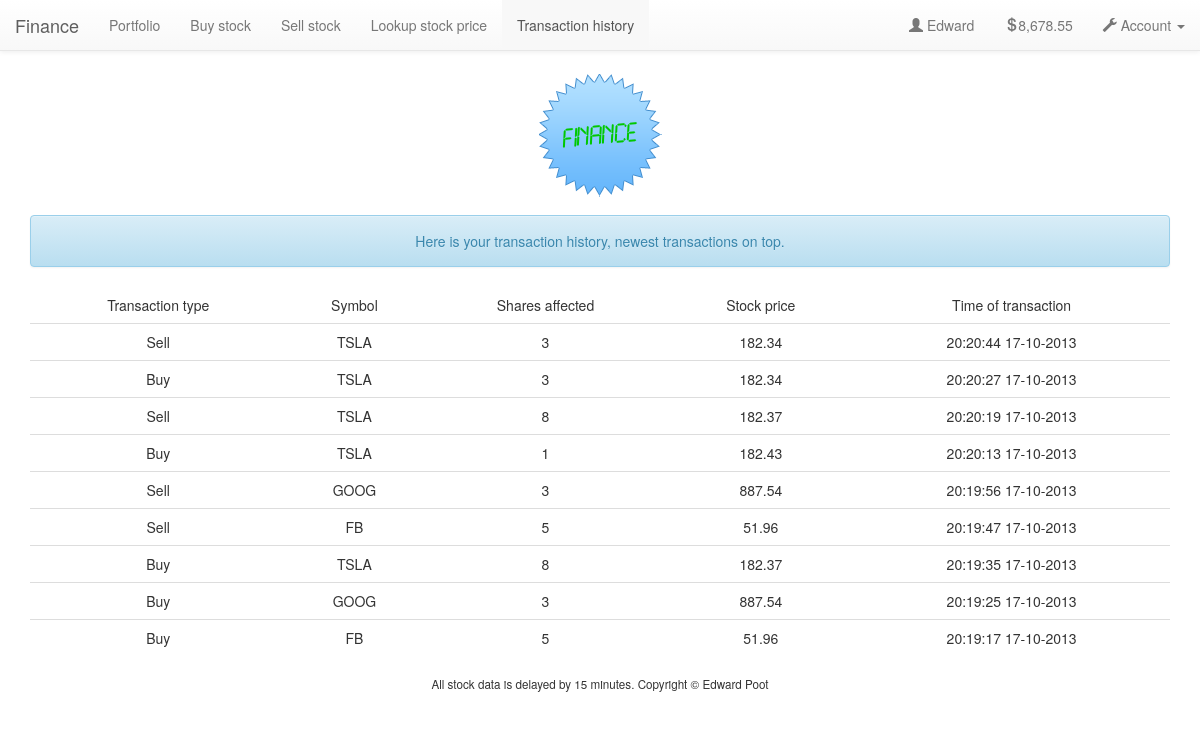
The page /history.php (signed in) on the database its author committed.
### tables this page shows
CREATE TABLE `users` (
  `id` int(10) unsigned NOT NULL AUTO_INCREMENT,
  `username` varchar(255) NOT NULL,
  `hash` varchar(255) NOT NULL,
  `cash` decimal(65,4) unsigned NOT NULL DEFAULT '0.0000',
  PRIMARY KEY (`id`),
  UNIQUE KEY `username` (`username`)
);

CREATE TABLE `transaction_log` (
  `id` int(10) unsigned NOT NULL AUTO_INCREMENT,
  `user_id` int(10) unsigned NOT NULL,
  `transaction_type` char(1) NOT NULL,
  `symbol` varchar(15) NOT NULL,
  `amount` int(10) NOT NULL,
  `price` decimal(65,4) unsigned NOT NULL,
  `datetime_stamp` datetime NOT NULL,
  PRIMARY KEY (`id`)
);

### templates/history_table.php (the view)
<div class="alert alert-info">
    Here is your transaction history, newest transactions on top.
</div>
<table class="table table-hover">
    <thead>
        <tr>
            <td>Transaction type</td>
            <td>Symbol</td>
            <td>Shares affected</td>
            <td>Stock price</td>
            <td>Time of transaction</td>
        </tr>
    </thead>
    <? foreach ($logs as $log): ?>
    <tr>
        <td><?= ($log["transaction_type"] == "B") ? "Buy" : "Sell" ?></td>
        <td><?= $log["symbol"] ?></td>
        <td><?= $log["amount"] ?></td>
        <td><?= number_format($log["price"], 2) ?></td>
        <td><?= date("H:i:s d-m-Y", strtotime($log["datetime_stamp"])) ?></td>
    </tr>
    <? endforeach ?>
</table>

### templates/header.php (shortened to what this page needs)
<!DOCTYPE html>
<html lang="en">
    <head>
        <link href="css/bootstrap.min.css" rel="stylesheet"/>
        <link href="css/bootstrap-theme.min.css" rel="stylesheet"/>
        <link href="css/smoothness/jquery-ui-1.10.3.custom.min.css" rel="stylesheet">
        <link href="css/styles.css" rel="stylesheet"/>
    </head>
    <body>
        <div class="container">
            <? if(isset($_SESSION["id"])): ?>
                <nav class="navbar navbar-default navbar-fixed-top" role="navigation">
                    <div class="navbar-header">
                    <a class="navbar-brand" href="/">Finance</a>
                    </div>
                    <div class="collapse navbar-collapse navbar-ex1-collapse">
                    <ul class="nav navbar-nav">
                        <li<?= activeMenuElement("index.php")?>><a href="/">Portfolio</a></li>
                        <li<?= activeMenuElement("buy.php")?>><a href="buy.php">Buy stock</a></li>
                        <li<?= activeMenuElement("sell.php")?>><a href="sell.php">Sell stock</a></li>
                        <li<?= activeMenuElement("quote.php")?>><a href="quote.php">Lookup stock price</a></li>
                        <li<?= activeMenuElement("history.php")?>><a href="history.php">Transaction history</a></li>
                    </ul>
                    <ul class="nav navbar-nav navbar-right">
                        <li class="navbar-text"><span class="glyphicon glyphicon-user"></span> <?= ucfirst(substr($_SESSION["username"], 0, 15)); ?></li>
                        <li<?= activeMenuElement("deposit_funds.php")?>><a href="deposit_funds.php"><span class="glyphicon glyphicon-usd"></span><span id="cash_balance_nav"><?= $cash_balance ?></span></a></li>
                        <li class="dropdown">
                        <a href="#" class="dropdown-toggle" data-toggle="dropdown"><span class="glyphicon glyphicon-wrench"></span> Account <b class="caret"></b></a>
                      </li>
                    </ul>
                    </div>
                </nav>
            <? endif ?>
            <div id="top">
                <a href="/"><img alt="C$50 Finance" src="img/logo.png"/></a>
            </div>
            <div id="middle">

### html/css/styles.css (style rules this page uses)
.container { margin-left: auto; margin-right: auto; text-align: center; }
#top { text-align: center; margin-top: 70px; padding-bottom: 15px; }
#middle { text-align: center; }

### rows shown on the page
users: cash "8,678.55"
transaction_log: transaction_type "Sell", symbol "TSLA", amount "3", price "182.34", datetime_stamp "20:20:44 17-10-2013"
transaction_log: transaction_type "Buy", symbol "TSLA", amount "3", price "182.34", datetime_stamp "20:20:27 17-10-2013"
transaction_log: transaction_type "Sell", symbol "TSLA", amount "8", price "182.37", datetime_stamp "20:20:19 17-10-2013"
transaction_log: transaction_type "Buy", symbol "TSLA", amount "1", price "182.43", datetime_stamp "20:20:13 17-10-2013"
transaction_log: transaction_type "Sell", symbol "GOOG", amount "3", price "887.54", datetime_stamp "20:19:56 17-10-2013"
transaction_log: transaction_type "Sell", symbol "FB", amount "5", price "51.96", datetime_stamp "20:19:47 17-10-2013"
transaction_log: transaction_type "Buy", symbol "TSLA", amount "8", price "182.37", datetime_stamp "20:19:35 17-10-2013"
transaction_log: transaction_type "Buy", symbol "GOOG", amount "3", price "887.54", datetime_stamp "20:19:25 17-10-2013"
transaction_log: transaction_type "Buy", symbol "FB", amount "5", price "51.96", datetime_stamp "20:19:17 17-10-2013"

### other values the page prints
substr($_SESSION["username"], 0, 15) "Edward"
